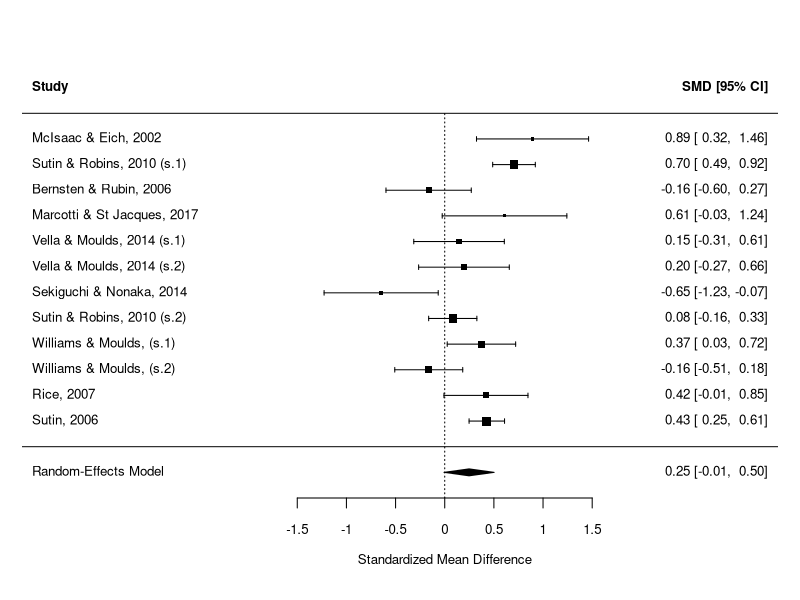
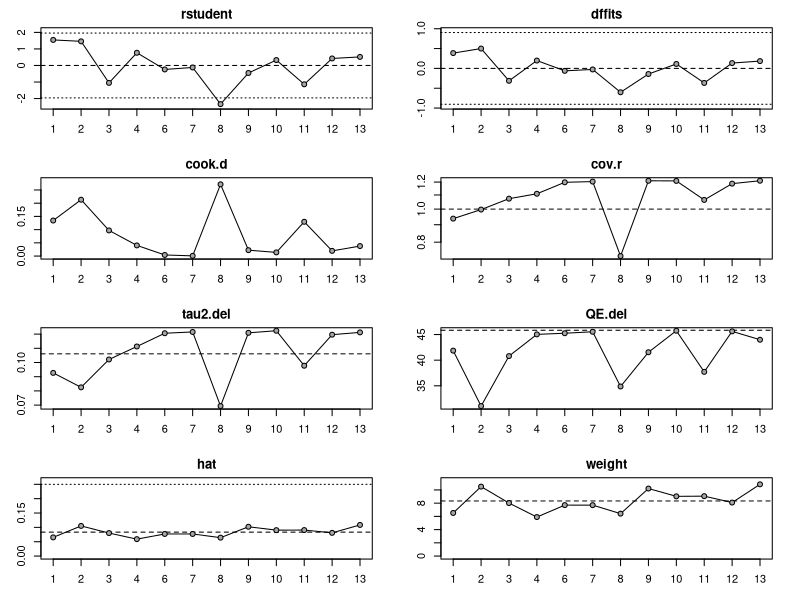
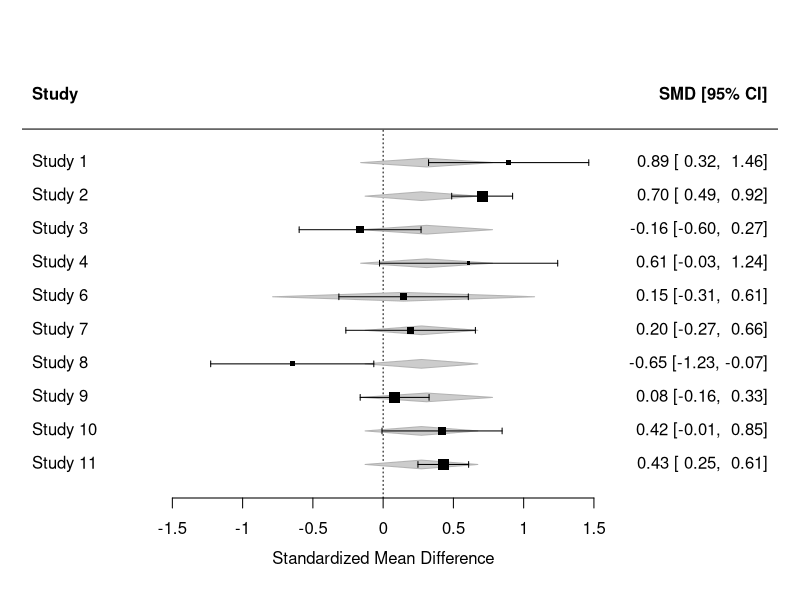
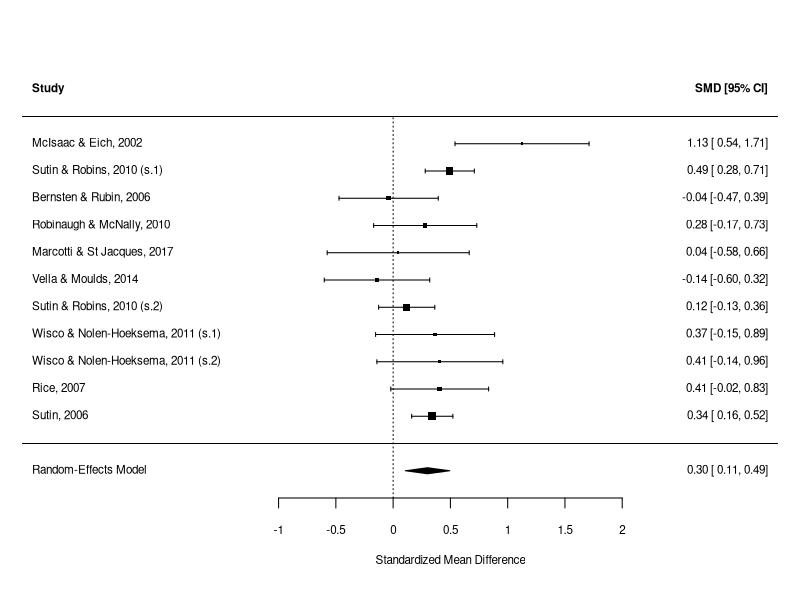

Write the R code that produced these figures, in order. (Note: this script raises an error after producing the figures.)
## ---- chunk 1
knitr::opts_chunk$set(tidy.opts = list(width.cutoff=60), tidy = TRUE)
## ---- chunk 2
library(tidyverse)
library(metafor)
## ---- chunk 3
qual_export <- read_csv("qual_export_30-07-18.csv")
## ---- chunk 4
qual_tidy <- 
  qual_export %>%
  select(-c(`Start Date`:`User Language`)) %>%
  filter(Analysis_Level == "Participants") %>%
  filter(Design_1 == "Experimental")
## ---- chunk 5
vivid_dat <- 
  qual_tidy %>%
  select(Authors:Pub_Year, Pub_ID:Study_ID, `Clinical_Mod - Selected Choice`, Emo_Mod, Perspective_Nature, `Outcome - Vividness`, `Vividness - First_Mean`:`Vividness - Between_Test`, -c(`Vividness - First_Corr`, `Vividness - Third_Corr`, `Vividness - What was the correlation with [Field-1] perspective?`)) %>%
  rename(outcome = `Outcome - Vividness`, first_mean = `Vividness - First_Mean`, third_mean = `Vividness - Third_Mean`, first_sd = `Vividness - First_SD`, third_sd = `Vividness - Third_SD`, first_n = `Vividness - First_N`, third_n = `Vividness - Third_N`, clinical_mod = `Clinical_Mod - Selected Choice`, emo_mod = Emo_Mod, persp_mod = Perspective_Nature) %>%
  drop_na()
## ---- chunk 6
# recode missing SDs as NAs
vivid_dat$first_sd <- na_if(vivid_dat$first_sd, -99.00)
vivid_dat$third_sd<- na_if(vivid_dat$third_sd, -99.00)

# recode missing Ns as NAs
vivid_dat$first_n <- na_if(vivid_dat$first_n, -99)
vivid_dat$third_n <- na_if(vivid_dat$third_n, -99)
## ---- chunk 7
spon_vs_force <- c(-2, 1, 1)
deli_vs_shift <- c(0, -1, 1)
## ---- chunk 8
none_vs_emo <- c(-2, 1, 1)
pos_vs_neg <- c(0, -1, 1)
## ---- chunk 9
vivid_dat <- escalc("SMD", m1i = first_mean, m2i = third_mean, sd1i = first_sd, sd2i = third_sd, n1i = first_n, n2i = third_n, data = vivid_dat)
## ---- chunk 10
# define the pattern to match to
tval_pat <- " \\d\\.\\d\\d"

# extract the t-values into a new column
vivid_dat$tval <- str_extract(vivid_dat$Vividness...Between_Test, tval_pat)

# treat these as numeric values
vivid_dat$tval <- as.numeric(vivid_dat$tval)
## ---- chunk 11
# initialise an empty cohen's d variable
vivid_dat$dval[c(1:13)] <- NA

# use replace missing function from metafor to calculate cohen's d (all will be calculated for now although only 28 is of interest)
vivid_dat$dval <- replmiss(vivid_dat$dval, with(vivid_dat, tval * sqrt(1/first_n + 1/third_n)))
## ---- chunk 12
vivid_dat$yi <- replmiss(vivid_dat$yi, with(vivid_dat, (1 - 3/(4 * (first_n + third_n - 2) - 1)) * dval))
vivid_dat$vi <- replmiss(vivid_dat$vi, with(vivid_dat, 1/first_n + 1/third_n + yi^2/(2*(first_n + third_n))))
## ---- chunk 13
vivid_dat$clinical_mod <- as.factor(vivid_dat$clinical_mod)
vivid_dat$emo_mod <- as.factor(vivid_dat$emo_mod)
vivid_dat$persp_mod <- as.factor(vivid_dat$persp_mod)
## ---- chunk 14
levels(vivid_dat$clinical_mod)
levels(vivid_dat$emo_mod)
levels(vivid_dat$persp_mod)
## ---- chunk 15
vivid_dat$persp_mod <- relevel(vivid_dat$persp_mod, ref = "Spontaneous (naturalistic)")
## ---- chunk 16
# Demonstrate current t-values etc
vivid_dat$Vividness...Between_Test[3]
vivid_dat$Vividness...Between_Test[8]
vivid_dat$Vividness...Between_Test[11]
# Replace with the correct negative t-values
vivid_dat$Vividness...Between_Test[3] <- "t(77.68) = -0.75, p = .458"
vivid_dat$Vividness...Between_Test[8] <- "t(41.62) = -2.28, p = .028"
vivid_dat$Vividness...Between_Test[11] <- "t(121.04) = -0.94, p = .349"
## ---- chunk 17
intense_dat <- 
  qual_tidy %>%
  select(Authors:Pub_Year, Pub_ID:Study_ID, `Clinical_Mod - Selected Choice`, Emo_Mod, Perspective_Nature, `Outcome - Emotional Intensity`, `Emotional Intensity - First_Mean`:`Emotional Intensity - Between_Test`, -c(`Emotional Intensity - First_Corr`, `Emotional Intensity - Third_Corr`, `Emotional Intensity - What was the correlation with [Field-1] perspective?`)) %>%
  rename(outcome = `Outcome - Emotional Intensity`, first_mean = `Emotional Intensity - First_Mean`, third_mean = `Emotional Intensity - Third_Mean`, first_sd = `Emotional Intensity - First_SD`, third_sd = `Emotional Intensity - Third_SD`, first_n = `Emotional Intensity - First_N`, third_n = `Emotional Intensity - Third_N`, clinical_mod = `Clinical_Mod - Selected Choice`, emo_mod = Emo_Mod, persp_mod = Perspective_Nature) %>%
  drop_na()
## ---- chunk 18
# recode missing SDs as NAs
intense_dat$first_sd <- na_if(intense_dat$first_sd, -99.00)
intense_dat$third_sd<- na_if(intense_dat$third_sd, -99.00)

# recode missing Ns as NAs
intense_dat$first_n <- na_if(intense_dat$first_n, -99)
intense_dat$third_n <- na_if(intense_dat$third_n, -99)
## ---- chunk 19
intense_dat$third_mean <- as.numeric(intense_dat$third_mean)
                                     
intense_dat <- escalc("SMD", m1i = first_mean, m2i = third_mean, sd1i = first_sd, sd2i = third_sd, n1i = first_n, n2i = third_n, data = intense_dat)
## ---- chunk 20
# extract the t-values into a new column
intense_dat$tval <- str_extract(intense_dat$Emotional.Intensity...Between_Test, tval_pat)

# treat these as numeric values
intense_dat$tval <- as.numeric(intense_dat$tval)

# initialise an empty cohen's d variable
intense_dat$dval[c(1:11)] <- NA

# use replace missing function from metafor to calculate cohen's d 
intense_dat$dval <- replmiss(intense_dat$dval, with(intense_dat, tval * sqrt(1/first_n + 1/third_n)))

# convert Cohen's d to Hedge's g
intense_dat$yi <- replmiss(intense_dat$yi, with(intense_dat, (1 - 3/(4 * (first_n + third_n - 2) - 1)) * dval))

# calculate sample variance
intense_dat$vi <- replmiss(intense_dat$vi, with(intense_dat, 1/first_n + 1/third_n + yi^2/(2*(first_n + third_n))))
## ---- chunk 21
intense_dat$clinical_mod <- as.factor(intense_dat$clinical_mod)
intense_dat$emo_mod <- as.factor(intense_dat$emo_mod)
intense_dat$persp_mod <- as.factor(intense_dat$persp_mod)
## ---- chunk 22
levels(intense_dat$clinical_mod)
levels(intense_dat$emo_mod)
levels(intense_dat$persp_mod)
## ---- chunk 23
intense_dat$clinical_mod <- fct_recode(intense_dat$clinical_mod, No = "No", No = "Control Group")
## ---- chunk 24
intense_dat$persp_mod <- relevel(intense_dat$persp_mod, "Spontaneous (naturalistic)")
intense_dat$emo_mod <- relevel(intense_dat$emo_mod, "No")
## ---- chunk 25
# Show current string
intense_dat$Emotional.Intensity...Between_Test[3]
intense_dat$Emotional.Intensity...Between_Test[6]
# Replace string with correct negative values
intense_dat$Emotional.Intensity...Between_Test[3] <- "t(76.74) = -0.18, p = .859"
intense_dat$Emotional.Intensity...Between_Test[6] <- "t(72) = -0.62, p = .537"
## ---- chunk 26
posit_dat <- 
  qual_tidy %>%
  select(Pub_ID:Study_ID, `Clinical_Mod - Selected Choice`, Emo_Mod, Perspective_Nature, `Outcome - Positive Emotion`, `Positive Emotion - First_Mean`:`Positive Emotion - Between_Test`, -c(`Positive Emotion - First_Corr`, `Positive Emotion - Third_Corr`, `Positive Emotion - What was the correlation with [Field-1] perspective?`)) %>%
  rename(outcome = `Outcome - Positive Emotion`, first_mean = `Positive Emotion - First_Mean`, third_mean = `Positive Emotion - Third_Mean`, first_sd = `Positive Emotion - First_SD`, third_sd = `Positive Emotion - Third_SD`, first_n = `Positive Emotion - First_N`, third_n = `Positive Emotion - Third_N`, clinical_mod = `Clinical_Mod - Selected Choice`, emo_mod = Emo_Mod, persp_mod = Perspective_Nature) %>%
  drop_na()
## ---- chunk 27
neg_dat <- 
  qual_tidy %>%
  select(Pub_ID:Study_ID, `Clinical_Mod - Selected Choice`, Emo_Mod, Perspective_Nature, `Outcome - Negative Emotion`, `Negative Emotion - First_Mean`:`Negative Emotion - Between_Test`, -c(`Negative Emotion - First_Corr`, `Negative Emotion - Third_Corr`, `Negative Emotion - What was the correlation with [Field-1] perspective?`)) %>%
  rename(outcome = `Outcome - Negative Emotion`, first_mean = `Negative Emotion - First_Mean`, third_mean = `Negative Emotion - Third_Mean`, first_sd = `Negative Emotion - First_SD`, third_sd = `Negative Emotion - Third_SD`, first_n = `Negative Emotion - First_N`, third_n = `Negative Emotion - Third_N`, clinical_mod = `Clinical_Mod - Selected Choice`, emo_mod = Emo_Mod, persp_mod = Perspective_Nature) %>%
  drop_na()
## ---- chunk 28
neg_dat <- escalc("SMD", m1i = first_mean, m2i = third_mean, sd1i = first_sd, sd2i = third_sd, n1i = first_n, n2i = third_n, data = neg_dat)
## ---- chunk 29
vivid_bmod <- rma(yi, vi, data = vivid_dat, test = "knha")
summary(vivid_bmod)
## ---- chunk 30
# Define study labels
viv_bfor_labs <- c("McIsaac & Eich, 2002",
               "Sutin & Robins, 2010 (s.1)",
               "Bernsten & Rubin, 2006", 
               "Marcotti & St Jacques, 2017",
               "Nigro & Neisser, 1983",
               "Vella & Moulds, 2014 (s.1)",
               "Vella & Moulds, 2014 (s.2)",
               "Sekiguchi & Nonaka, 2014",
               "Sutin & Robins, 2010 (s.2)", 
               "Williams & Moulds, (s.1)",
               "Williams & Moulds, (s.2)",
               "Rice, 2007",
               "Sutin, 2006"
)

# Run and show the forest plot
vivid_bfor <- forest(vivid_bmod, addfit = T, slab = viv_bfor_labs, cex = .8)
## ---- chunk 31
vivid_binf <- influence(vivid_bmod)
plot(vivid_binf, layout = c(4, 2))
## ---- chunk 32
levels(vivid_dat$persp_mod)
contrasts(vivid_dat$persp_mod) <- cbind(spon_vs_force, deli_vs_shift)
## ---- chunk 33
table(vivid_dat$persp_mod)
## ---- chunk 34
vivid_pmod <- rma(yi = yi, vi = vi, mods = ~ persp_mod, data = vivid_dat, test = "knha")
summary(vivid_pmod)
## ---- chunk 35
# forest(vivid_pmod, addfit = T, slab = vivid_dat$Authors, cex = .7)
## ---- chunk 36
vivid_dat$emo_mod <- relevel(vivid_dat$emo_mod, ref = "No")
table(vivid_dat$emo_mod)
## ---- chunk 37
contrasts(vivid_dat$emo_mod) <- cbind(none_vs_emo, pos_vs_neg)
## ---- chunk 38
vivid_emo <- rma(yi, vi, mods = ~ emo_mod, data = vivid_dat)
summary(vivid_emo)
## ---- chunk 39
#forest(vivid_emo, addfit = T, cex = .7)
## ---- chunk 40
vivid_emo2 <- 
  vivid_dat %>%
  filter(., clinical_mod == "No") %>%
  rma(yi, vi, mods = ~ persp_mod, data = .)
summary(vivid_emo2)
forest(vivid_emo2)
## ---- chunk 41
intense_base <- rma(yi, vi, data = intense_dat, method = "REML", test = "knha")
summary(intense_base)
## ---- chunk 42
# Define the study labels
inten_bfor_labs <- c("McIsaac & Eich, 2002",
                     "Sutin & Robins, 2010 (s.1)", 
                     "Bernsten & Rubin, 2006",
                     "Robinaugh & McNally, 2010",
                     "Marcotti & St Jacques, 2017",
                     "Vella & Moulds, 2014", 
                     "Sutin & Robins, 2010 (s.2)",
                     "Wisco & Nolen-Hoeksema, 2011 (s.1)",
                     "Wisco & Nolen-Hoeksema, 2011 (s.2)",
                     "Rice, 2007",
                     "Sutin, 2006")

# Run the forest plot
intense_bfor <- forest(intense_base, slab = inten_bfor_labs, cex = .7)
## ---- chunk 43
rstudent.rma.uni()
## ---- chunk 44
intense_noout <- 
  intense_dat[-c(1),] %>%
  rma(yi, vi, data = ., method = "REML", test = "knha")
summary(intense_noout)  
forest(intense_noout)
## ---- chunk 45
# Conventional approach

res.std <- list()
 
res.std$FE   <- rma(yi, vi, data = intense_dat, digits = 3, method = "FE")
res.std$ML   <- rma(yi, vi, data = intense_dat, digits = 3, method = "ML")
res.std$REML <- rma(yi, vi, data = intense_dat, digits = 3, method = "REML")
res.std$DL   <- rma(yi, vi, data = intense_dat, digits = 3, method = "DL")
res.std$HE   <- rma(yi, vi, data = intense_dat, digits = 3, method = "HE")
 
round(t(sapply(res.std, function(x) c(tau2=x$tau2, mu=x$b, se=x$se, z=x$zval, ci.lb=x$ci.lb, ci.ub=x$ci.ub))), 3)
## ---- chunk 46
# Hartung and Knapp's approach
intense.knha <- list()
 
intense.knha$FE   <- rma(yi, vi, data= intense_dat, digits=3, method="FE", test="knha")
intense.knha$ML   <- rma(yi, vi, data=intense_dat, digits=3, method="ML", test="knha")
intense.knha$REML <- rma(yi, vi, data=intense_dat, digits=3, method="REML", test="knha")
intense.knha$DL   <- rma(yi, vi, data=intense_dat, digits=3, method="DL", test="knha")
intense.knha$HE   <- rma(yi, vi, data=intense_dat, digits=3, method="HE", test="knha")
 
round(t(sapply(intense.knha, function(x) c(tau2=x$tau2, mu=x$b, se=x$se, z=x$zval, ci.lb=x$ci.lb, ci.ub=x$ci.ub))), 3)
## ---- chunk 47
# Huber-White approach, with small sample adjustment

intense.hw <- list()

intense.hw$FE   <- robust(res.std$FE,   cluster=intense_dat$Pub_ID, adjust=TRUE)
intense.hw$ML   <- robust(res.std$ML,   cluster=intense_dat$Pub_ID, adjust=TRUE)
intense.hw$REML <- robust(res.std$REML, cluster=intense_dat$Pub_ID, adjust=TRUE)
intense.hw$DL   <- robust(res.std$DL,   cluster=intense_dat$Pub_ID, adjust=TRUE)
intense.hw$HE   <- robust(res.std$HE,   cluster=intense_dat$Pub_ID, adjust=TRUE)
 
intense_hw <- as_tibble(round(t(sapply(intense.hw, function(x) c(tau2=x$tau2, mu=x$b, se=x$se, t=x$tval, ci.lb=x$ci.lb, ci.ub=x$ci.ub))), 3))
intense_hw$est  <- c("FE", "ML", "REML", "DL", "HE")
intense_hw %>% select(., est, tau2, mu, se , ci.lb, ci.ub)
## ---- chunk 48
intense_labs <- c("McIsaac & Eich, 2002", 
                  "Sutin & Robins, 2010", 
                  "Bernsten & Rubin, 2006", 
                  "Robinaugh & McNally, 2010", 
                  "Marcotti & St Jacques, 2017", 
                  "Vella & Moulds, 2014", 
                  "Sutin & Robins, 2010", 
                  "Wisco & Nolen-Hoeksema, 2011", 
                  "Wisco & Nolen-Hoeksema, 2011, clinical"
                  )
## ---- chunk 49
intense_pmod <- rma(yi, vi, mods = ~ persp_mod, data = intense_dat)
summary(intense_pmod)
forest(intense_pmod)
## ---- chunk 50
intense_emo <- rma(yi, vi, mods = ~ emo_mod, data = intense_dat)
summary(intense_emo)
forest(intense_emo)
## ---- chunk 51
intense_emo2 <- 
  intense_dat %>% 
  filter(., emo_mod %in% c("Negative Cue", "No")) %>%
  rma(yi, vi, mods = ~emo_mod, data = .)
summary(intense_emo2)
forest(intense_emo2)
